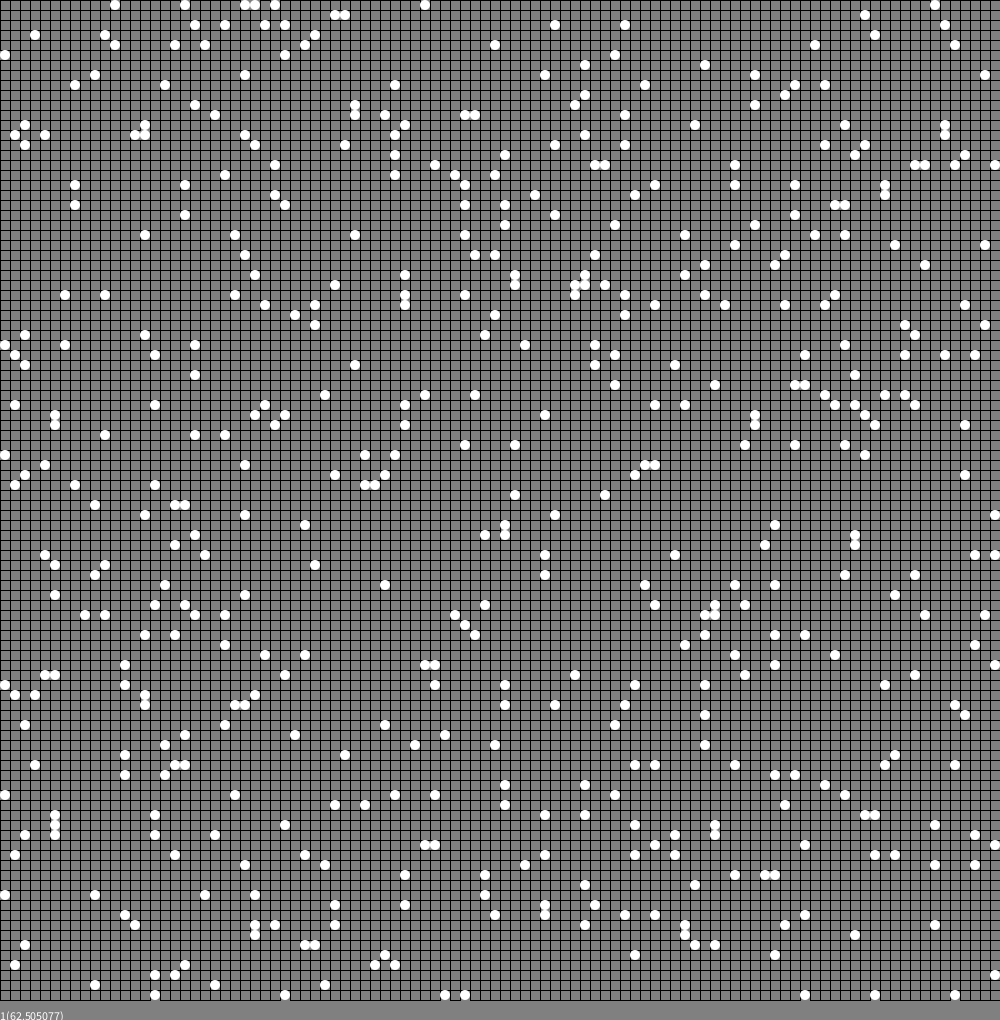
Frame 1 (no input)
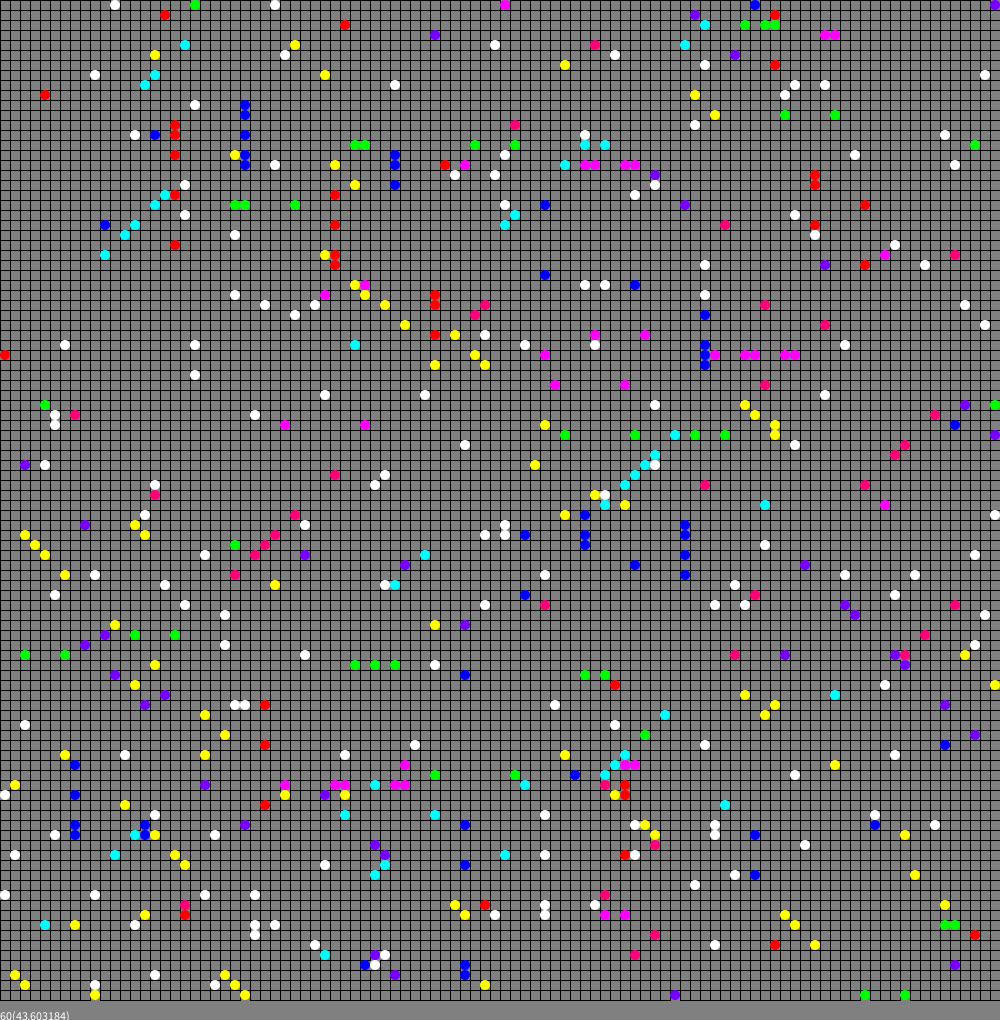
Frame 60 (the mouse pressed at the canvas centre just before this capture)
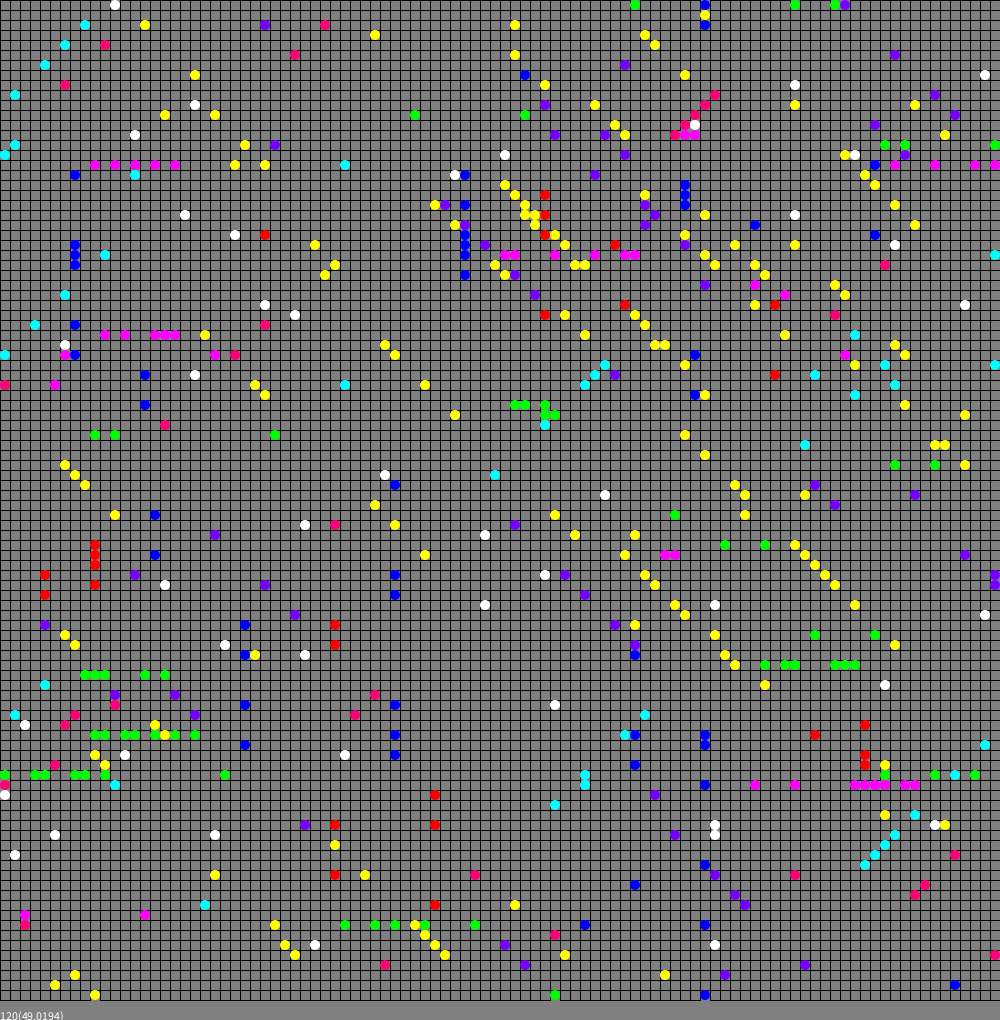
Frame 120 (the mouse held since frame 60 and released just before this capture)

The Processing sketch that drew these frames (run headless with seeded random() and noise(); from frame 60 on, the mouse is pressed at the canvas centre):

// Processing sketch: ABMSimple4
// ── ABMSimple4.pde
/// Simple example of Agent Base Model.
//*////////////////////////////////////

void setup()
{
  size(1000,1020);
  
  theWorld=new World();
  theWorld.initialise();
  
  frameRate(100);
  println(Model,"Ready!");
}

void draw()
{
  background(128);
  
  census(theWorld);
  visualise(theWorld);
  theWorld.update();
  
  text(str(frameCount)+"("+str(frameRate)+")",0,height);
}

void exit()
{
  println("The end");
  super.exit();
}




/// @date 2026-10-29 ( → https://github.com/borkowsk/bookProcessingEN)

// ── ABMSettings.pde
/// Global constants & variables.
//-//////////////////////////////

String Model="ABMWalkers"; ///< We already know what we want to do.

int    WSide=100;        ///< World side.
float  Density=0.05;     ///< agent population density.

/// @date 2026-10-29 (https://github.com/borkowsk/bookProcessingEN/)

// ── Agent.pde
/// The agent: its atributes, random initialisation and methods
//-////////////////////////////////////////////////////////////

enum Dirs { UNKNOWN, N, NE, E, SE, S, SW, W, NW }; ///< all directions of the world.

Dirs[] allDirs={ Dirs.UNKNOWN,Dirs.N,Dirs.NE,Dirs.E,Dirs.SE,Dirs.S,Dirs.SW,Dirs.W,Dirs.NW };

color dirs2color(Dirs direction) //!< second version of colorisation
{
  switch(direction){
  case N:       return color(  0,  0,255);
  case NE:      return color(  0,255,255);
  case E:       return color(  0,255,  0);
  case SE:      return color(255,255,  0);
  case S:       return color(255,  0,  0);
  case SW:      return color(255,  0,120);
  case W:       return color(255,  0,255);
  case NW:      return color(120,  0,255);
  case UNKNOWN: 
  default: return color(255,255,255);
  }
}

class Agent
{
  Dirs direction=Dirs.UNKNOWN;  //!< It needs to know his walking direction.
  
  color getColor()
  {
    return dirs2color(direction);
  }
  
  void update()
  {
    if( direction==Dirs.UNKNOWN && random(1.0)<0.01 ) // Within approximately 100 steps, everyone will choose a direction
      direction=allDirs[int(random(1,allDirs.length))];
  }
  
  void interactionA(Agent other) //!< Asymmetric interaction.
  {
    other.direction=this.direction;
  }
  
  void interactionS(Agent other) //!< Symmetric interaction.
  {
    Dirs newdirection=allDirs[int(random(1,allDirs.length))]; // Agents "establish" a new common direction.
    this.direction=newdirection;
    other.direction=newdirection;
  }
}

/// @date 2026-10-29 (https://github.com/borkowsk/bookProcessingEN/)

// ── World.pde
/// The world & its dynamics.
//*//////////////////////////

class World
{
  Agent[][]  plane=new Agent[WSide][WSide]; //!< the surface of the world where agents "live".
  int        numberOfAgents=0;              //!< actual number of agents.
  
  void initialise() //!< pre-filling the world
  {
    for(int row=0;row<WSide;row++)
     for(int col=0;col<WSide;col++)
      if(random(1.0)<Density) // Agents are only in certain places.
      {
        plane[row][col]=new Agent();
        numberOfAgents++;
      }
  }
  
  void update() //!< Monte Carlo update of the world, i.e. the simulation step.
  {
    int square=WSide*WSide;
    for(int i=0;i<square;i++)
    {
      int col=int(random(0,WSide));
      int row=int(random(0,WSide));
      if(plane[row][col]!=null)
      {
         plane[row][col].update();
         
         // Requested move.
         int dcol,drow;
         switch( plane[row][col].direction ){
            case N:       dcol= 0; drow=-1; break;
            case NE:      dcol=+1; drow=-1; break;
            case E:       dcol=+1; drow= 0; break;
            case SE:      dcol=+1; drow=+1; break;
            case S:       dcol= 0; drow=+1; break;
            case SW:      dcol=-1; drow=+1; break;
            case W:       dcol=-1; drow= 0; break;
            case NW:      dcol=-1; drow=-1; break;
            case UNKNOWN: 
            default: dcol= 0; drow= 0; break;
            }
         
         // Requested position
         int ncol=(WSide+col+dcol)%WSide;
         int nrow=(WSide+row+drow)%WSide;
         
         // The action depends on the empty space in the new position.
         if(plane[nrow][ncol]==null)
         {
           plane[nrow][ncol]=plane[row][col]; // To a new place.
           plane[row][col]=null; // Very important: The normal world does not allow bilocation!
         }
         else
         {
           plane[row][col].interactionA(plane[nrow][ncol]);
         }
      }
    }  
  }
}

World theWorld=null; ///< A single variable representing the world is initialized during setup.

/// @date 2026-10-07 (https://github.com/borkowsk/bookProcessingEN/)

// ── WorldStats.pde
/// The world statistics.
//*//////////////////////

int[] allCounts=null; ///< pedestrian/walkers direction counters.

void census(World currWorld)
{
  // Preparation...
  if(allCounts==null)
  {
    allCounts=new int[allDirs.length]; // We need new one.
  }
  else
  {
    for(int i=0;i<allCounts.length;i++) // we just reset the counters.
      allCounts[i]=0;
  }
    
  // Real counting:
  for(int row=0;row<WSide;row++)
    for(int col=0;col<WSide;col++)
      if(currWorld.plane[row][col]!=null)
      {
         Dirs tmp=currWorld.plane[row][col].direction;
         int  ind=tmp.ordinal(); // which one direction in order
         allCounts[ind]++;
      }
      
  // Simplest presentation:    
  for(int i=0;i<allCounts.length;i++)
    print("\t",allCounts[i]);
   
  println(" ----- Step:",nf(frameCount,9),"-----");  
}

/// @date 2026-10-07 (https://github.com/borkowsk/bookProcessingEN/)

// ── WorldVis.pde
/// The world visualisation.
//-/////////////////////////

void visualise(World currWorld)
{
  float CSide=width/WSide;
  float HSide=CSide/2.0;
  
  for(int row=0;row<WSide;row++)
    for(int col=0;col<WSide;col++)
      if(currWorld.plane[row][col]!=null)
      {
        fill(currWorld.plane[row][col].getColor()); 
        noStroke();
        ellipse(col*CSide+HSide,row*CSide+HSide,CSide,CSide);
      }
      else
      {
        noFill(); stroke(0);
        rect(col*CSide,row*CSide,CSide,CSide);
      }
      
  stroke(0);fill(255); // back to default.    
}

/// @date 2026-10-29 (https://github.com/borkowsk/bookProcessingEN/)
